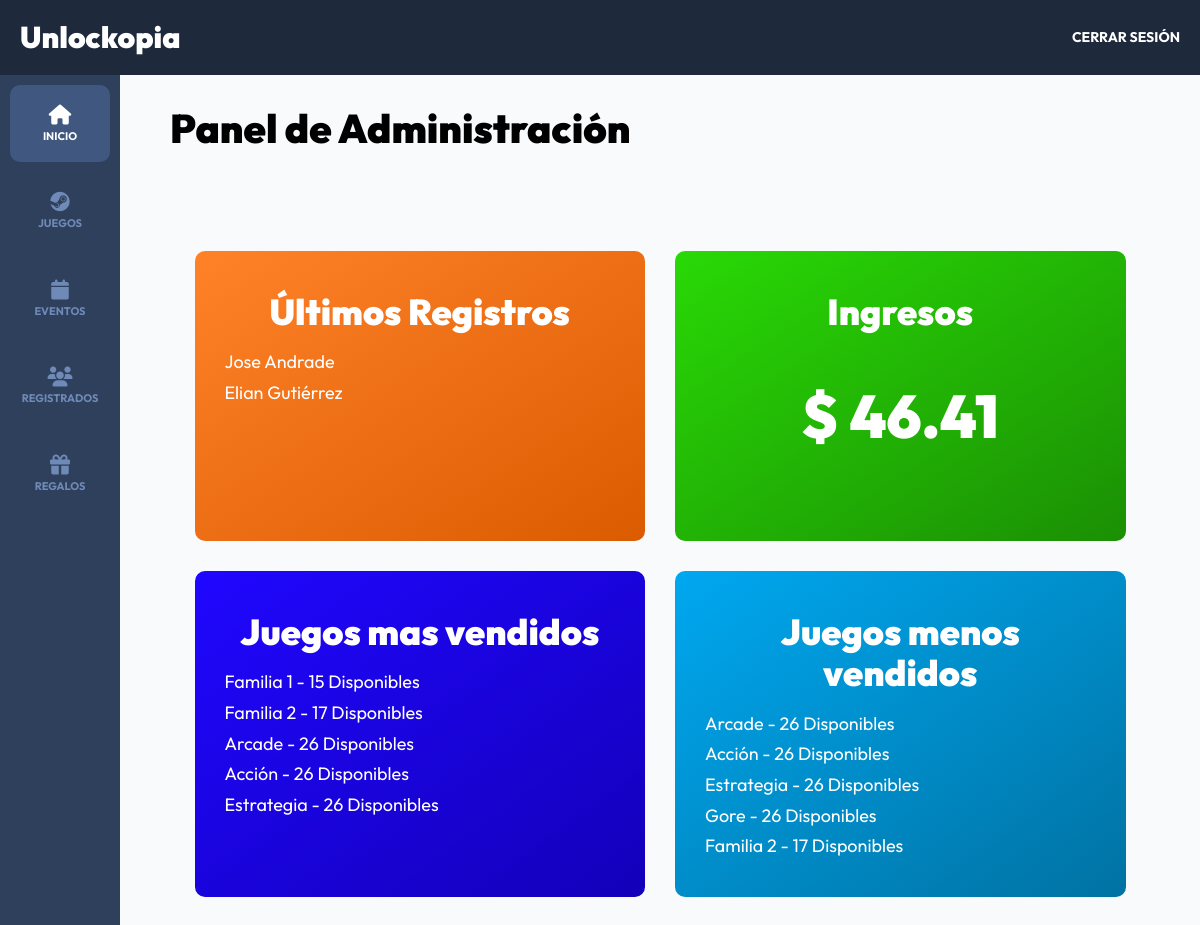
/admin/dashboard (signed in), run on the app's committed database.
### tables this page shows
CREATE TABLE `registros` (
  `id` int NOT NULL AUTO_INCREMENT,
  `paquete_id` int DEFAULT NULL,
  `pago_id` varchar(30) DEFAULT NULL,
  `token` varchar(8) DEFAULT NULL,
  `usuario_id` int DEFAULT NULL,
  PRIMARY KEY (`id`),
  KEY `usuarioId` (`usuario_id`),
  KEY `paquete_id` (`paquete_id`),
  CONSTRAINT `registros_ibfk_1` FOREIGN KEY (`usuario_id`) REFERENCES `usuarios` (`id`),
  CONSTRAINT `registros_ibfk_2` FOREIGN KEY (`paquete_id`) REFERENCES `paquetes` (`id`)
);

CREATE TABLE `usuarios` (
  `id` int NOT NULL AUTO_INCREMENT,
  `nombre` varchar(40) DEFAULT NULL,
  `apellido` varchar(40) DEFAULT NULL,
  `email` varchar(40) DEFAULT NULL,
  `password` varchar(60) DEFAULT NULL,
  `confirmado` tinyint(1) DEFAULT NULL,
  `token` varchar(13) DEFAULT NULL,
  `admin` tinyint(1) DEFAULT NULL,
  PRIMARY KEY (`id`)
);

CREATE TABLE `eventos` (
  `id` int NOT NULL AUTO_INCREMENT,
  `nombre` varchar(120) DEFAULT NULL,
  `descripcion` text,
  `disponibles` int DEFAULT NULL,
  `categoria_id` int NOT NULL,
  `dia_id` int NOT NULL,
  `hora_id` int NOT NULL,
  `juego_id` int NOT NULL,
  PRIMARY KEY (`id`),
  KEY `fk_eventos_categorias_idx` (`categoria_id`),
  KEY `fk_eventos_dias1_idx` (`dia_id`),
  KEY `fk_eventos_horas1_idx` (`hora_id`),
  KEY `fk_eventos_juegos1_idx` (`juego_id`),
  CONSTRAINT `fk_eventos_categorias` FOREIGN KEY (`categoria_id`) REFERENCES `categorias` (`id`),
  CONSTRAINT `fk_eventos_dias1` FOREIGN KEY (`dia_id`) REFERENCES `dias` (`id`),
  CONSTRAINT `fk_eventos_horas1` FOREIGN KEY (`hora_id`) REFERENCES `horas` (`id`),
  CONSTRAINT `fk_eventos_juegos1` FOREIGN KEY (`juego_id`) REFERENCES `juegos` (`id`)
);

### controllers/DashboardController.php (called while the page is built, shortened)
<?php
class DashboardController
{
    public static function index(Router $router)
    {
        $registros = Registro::get(5);
        foreach ($registros as $registro) {
            $registro->usuario = Usuario::find($registro->usuario_id);
        }
        $virtuales = Registro::total('paquete_id', 2);
        $presenciales = Registro::total('paquete_id', 1);
        $ingresos = ($virtuales * 46.41) + ($presenciales * 189.54);
        $menos_disponibles = Evento::ordenarLimite('disponibles', 'ASC', 5);
        $mas_disponibles = Evento::ordenarLimite('disponibles', 'DESC', 5);
        $router->render('admin/dashboard/index', [
            'titulo' => 'Panel de Administración',
            'registros' => $registros,
            'ingresos' => $ingresos,
            'menos_disponibles' => $menos_disponibles,
            'mas_disponibles' => $mas_disponibles
        ]);
    }
}

### public/index.php (called while the page is built, shortened)
<?php
$router = new Router();
$router->get('/login', [AuthController::class, 'login']);
$router->post('/login', [AuthController::class, 'login']);
$router->post('/logout', [AuthController::class, 'logout']);
$router->get('/registro', [AuthController::class, 'registro']);
$router->post('/registro', [AuthController::class, 'registro']);
$router->get('/olvide', [AuthController::class, 'olvide']);
$router->post('/olvide', [AuthController::class, 'olvide']);
$router->get('/reestablecer', [AuthController::class, 'reestablecer']);
$router->post('/reestablecer', [AuthController::class, 'reestablecer']);
$router->get('/mensaje', [AuthController::class, 'mensaje']);
$router->get('/confirmar-cuenta', [AuthController::class, 'confirmar']);
$router->get('/admin/dashboard', [DashboardController::class, 'index']);
$router->get('/admin/juegos', [JuegosController::class, 'index']);
$router->get('/admin/juegos/crear', [JuegosController::class, 'crear']);
$router->post('/admin/juegos/crear', [JuegosController::class, 'crear']);
$router->get('/admin/juegos/editar', [JuegosController::class, 'editar']);
$router->post('/admin/juegos/editar', [JuegosController::class, 'editar']);
$router->post('/admin/juegos/eliminar', [JuegosController::class, 'eliminar']);
$router->get('/admin/eventos', [EventosController::class, 'index']);
$router->get('/admin/eventos/crear', [EventosController::class, 'crear']);
$router->post('/admin/eventos/crear', [EventosController::class, 'crear']);
$router->get('/admin/eventos/editar', [EventosController::class, 'editar']);
$router->post('/admin/eventos/editar', [EventosController::class, 'editar']);
$router->post('/admin/eventos/eliminar', [EventosController::class, 'eliminar']);
$router->get('/api/eventos-horario', [APIEventos::class, 'index']);
$router->get('/api/juegos', [APIJuegos::class, 'index']);
$router->get('/api/juego', [APIJuegos::class, 'juego']);
$router->get('/admin/registrados', [RegistradosController::class, 'index']);
$router->get('/admin/regalos', [RegalosController::class, 'index']);
$router->get('/finalizar-registro', [RegistroController::class, 'crear']);
$router->post('/finalizar-registro/gratis', [RegistroController::class, 'gratis']);
$router->post('/finalizar-registro/pagar', [RegistroController::class, 'pagar']);
$router->get('/boleto', [RegistroController::class, 'boleto']);
$router->get('/', [PaginasController::class, 'index']);
$router->get('/devwebcamp', [PaginasController::class, 'evento']);
$router->get('/paquetes', [PaginasController::class, 'paquetes']);
$router->get('/workshops-conferencias', [PaginasController::class, 'conferencias']);
$router->get('/404', [PaginasController::class, 'error']);
$router->comprobarRutas();

### models/ActiveRecord.php (called while the page is built, shortened)
<?php
class ActiveRecord
{
    protected static $db;
    protected static $tabla = '';
    public static function setDB($database)
    {
        self::$db = $database;
    }
    public static function consultarSQL($query)
    {
        $resultado = self::$db->query($query);
        $array = [];
        while ($registro = $resultado->fetch_assoc()) {
            $array[] = static::crearObjeto($registro);
        }
        return $array;
    }
    protected static function crearObjeto($registro)
    {
        $objeto = new static;
        foreach ($registro as $key => $value) {
            if (property_exists($objeto, $key)) {
                $objeto->$key = $value;
            }
        }
        return $objeto;
    }
    public static function find($id)
    {
        $query = "SELECT * FROM " . static::$tabla  . " WHERE id = ${id}";
        $resultado = self::consultarSQL($query);
        return array_shift($resultado);
    }
    public static function get($limite)
    {
        $query = "SELECT * FROM " . static::$tabla . " ORDER BY id DESC LIMIT ${limite} ";
        $resultado = self::consultarSQL($query);
        return $resultado;
    }
    public static function ordenarLimite($columna, $orden, $limite)
    {
        $query = "SELECT * FROM " . static::$tabla . " ORDER BY ${columna} ${orden} LIMIT ${limite} ";
        $resultado = self::consultarSQL($query);
        return $resultado;
    }
    public static function total($columna = '', $valor = '')
    {
        $query = "SELECT COUNT(*) FROM " . static::$tabla;
        if ($columna) {
            $query .= " WHERE ${columna} = ${valor}";
        }
        $resultado = self::$db->query($query);
        $total = $resultado->fetch_array();
        return array_shift($total);
    }
}

### views/admin/dashboard/index.php (the view)
<h1><?php echo $titulo; ?></h1>
<main class="bloques">
    <div class="bloques__grid">
        <div class="bloque">
            <h3 class="bloque__heading">Últimos Registros</h3>
            <?php foreach ($registros as $registro) { ?>
                <div class="bloque__contenido">
                    <p class="bloque__texto">
                        <?php echo $registro->usuario->nombre . " " . $registro->usuario->apellido; ?>
                    </p>
                </div>
            <?php } ?>
        </div>
        <div class="bloque">
            <h3 class="bloque__heading">Ingresos</h3>
            <p class="bloque__texto--cantidad">$ <?php echo $ingresos; ?></p>
        </div>
        <div class="bloque">
            <h3 class="bloque__heading">Juegos mas vendidos</h3>
            <?php foreach ($menos_disponibles as $evento) { ?>
                <div class="bloque__contenido">
                    <p class="bloque__texto">
                        <?php echo $evento->nombre . " - " . $evento->disponibles . ' Disponibles'; ?>
                    </p>
                </div>
            <?php } ?>
        </div>
        <div class="bloque">
            <h3 class="bloque__heading">Juegos menos vendidos</h3>
            <?php foreach ($mas_disponibles as $evento) { ?>
                <div class="bloque__contenido">
                    <p class="bloque__texto">
                        <?php echo $evento->nombre . " - " . $evento->disponibles . ' Disponibles'; ?>
                    </p>
                </div>
            <?php } ?>
        </div>
    </div>
</main>

### public/build/css/app.css (style rules this page uses)
html { line-height: 1.15; -webkit-text-size-adjust: 100%; }
body { margin: 0; }
main { display: block; }
h1 { font-size: 2em; margin: 0.67em 0; }
html { font-size: 62.5%; box-sizing: border-box; height: 100%; }
*, *:before, *:after { box-sizing: inherit; }
body { font-family: "Outfit", sans-serif; font-size: 1.8rem; }
h1, h2, h3 { font-family: "Outfit", sans-serif; font-weight: 900; margin: 2rem 0; }
h1 { font-size: 4rem; }
h3 { font-size: 3rem; }
[class$=__heading] { font-family: "Outfit", sans-serif; font-weight: 900; margin: 2rem 0; margin: 6rem 0 3rem 0; text-align: center; }
.dashboard { height: 100%; display: flex; flex-direction: column; background-color: #F8FAFC; }
.bloques { width: min(95%, 140rem); margin: 0 auto; }
@media (min-width: 768px) { .bloques { margin-top: 10rem; } }
.bloques__grid { display: grid; gap: 3rem; grid-template-columns: repeat(1, 1fr); }
@media (min-width: 1024px) { .bloques__grid { display: grid; gap: 3rem; grid-template-columns: repeat(2, 1fr); } }
.bloque { padding: 3rem; color: #FFFFFF; border-radius: 1rem; }
.bloque:nth-child(1) { background-image: linear-gradient(to left top, #db5b00, #ff8229); }
.bloque:nth-child(2) { background-image: linear-gradient(to left top, #1b8f04, #29d906); }
.bloque:nth-child(3) { background-image: linear-gradient(to left top, #1300b9, #2007ff); }
.bloque:nth-child(4) { background-image: linear-gradient(to left top, #0072a3, #00a8f0); }
.bloque__heading { margin: 1rem 0 2rem 0; font-size: 3.6rem; }
.bloque__texto { margin: 1rem 0; }
.bloque__texto--cantidad { margin-top: 5rem; font-weight: 900; font-size: 6rem; text-align: center; }

### data on the page
registros: usuario.nombre "Jose", usuario.apellido "Andrade"
registros: usuario.nombre "Elian", usuario.apellido "Gutiérrez"
eventos: nombre "Familia 1", disponibles "15"
eventos: nombre "Familia 2", disponibles "17"
eventos: nombre "Arcade", disponibles "26"
eventos: nombre "Acción", disponibles "26"
eventos: nombre "Estrategia", disponibles "26"
eventos: nombre "Gore", disponibles "26"

### other printed values
$titulo "Panel de Administración"
$ingresos "46.41"
